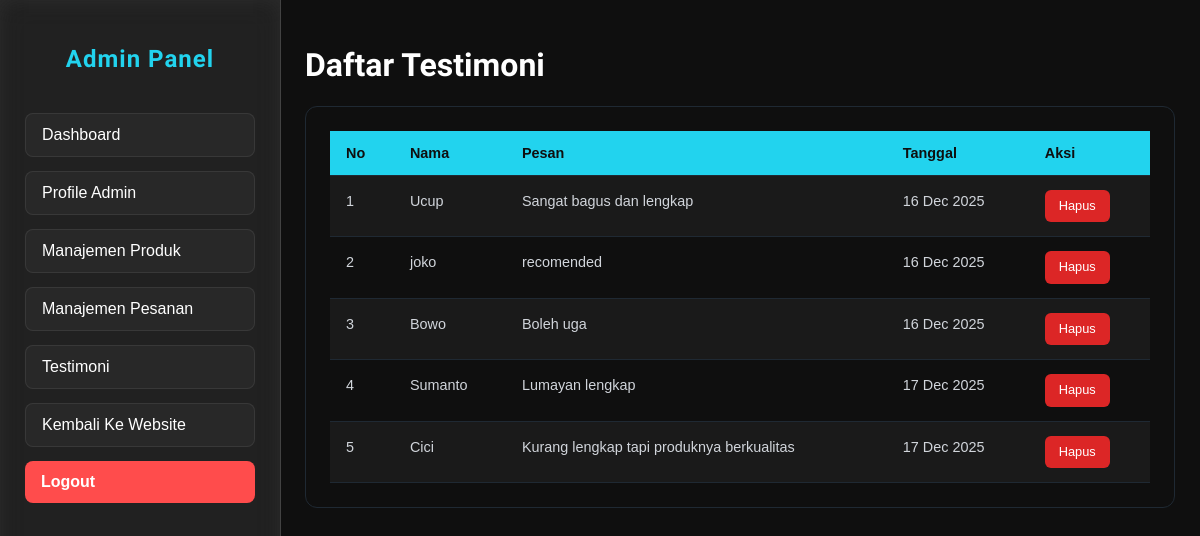
Page /pages/admin/testimoni.php on the committed database.
### tables this page shows
CREATE TABLE `testimonials` (
  `id` int(11) NOT NULL,
  `nama` varchar(50) NOT NULL,
  `pesan` text NOT NULL,
  `created_at` datetime DEFAULT current_timestamp()
);

### pages/admin/testimoni.php (the view, shortened to what this page needs)
<?php
include '../../config/koneksi.php';
$testimoni = mysqli_query(
    $conn,
    "SELECT * FROM testimonials ORDER BY created_at ASC"
);
?>
<?php include 'metaAdmin.php'; ?>
<body>
    <?php include 'sidebar.php'; ?>
    <div class="main-content">
        <div class="content-wrapper">
            <header>
                <h1>Daftar Testimoni</h1>
            </header>
            <div class="table-wrapper">
                <table>
                    <tr>
                        <th>No</th>
                        <th>Nama</th>
                        <th>Pesan</th>
                        <th>Tanggal</th>
                        <th>Aksi</th>
                    </tr>
                    <?php
                    $no = 1;
                    if ($testimoni && mysqli_num_rows($testimoni) > 0) {
                        while ($t = mysqli_fetch_assoc($testimoni)) {
                    ?>
                            <tr>
                                <td><?= $no++; ?></td>
                                <td><?= htmlspecialchars($t['nama']); ?></td>
                                <td><?= htmlspecialchars($t['pesan']); ?></td>
                                <td><?= date('d M Y', strtotime($t['created_at'])); ?></td>
                                <td>
                                    <a class="action-btn"
                                        href="../../controllers/deleteTestimoni.php?id=<?= $t['id']; ?>"
                                        onclick="return confirm('Hapus testimoni ini?')">
                                        Hapus
                                    </a>
                                </td>
                            </tr>
                        <?php
                        }
                    } ?>
                </table>
            </div>
        </div>

### assets/css/adminStyles/pesanan.css (style rules this page uses)
.table-wrapper .action-btn { display: inline-flex; align-items: center; gap: 6px; padding: 6px 14px; border-radius: 6px; font-size: 0.8rem; font-weight: 500; text-decoration: none; transition: 0.2s; white-space: nowrap; }

### assets/css/adminStyles/global.css (style rules this page uses)
:root { --color-primary: #22d3ee; --color-primary-hover: #a1e9f4; --color-secondary: #1a1a1a; --color-tertiary: #0f0f0f; --glass-bg: rgba(255, 255, 255, 0.08); --glass-border: rgba(255, 255, 255, 0.15); }
* { scroll-behavior: smooth; }
h1,h2,h3 { font-family: 'Orbitron', sans-serif; }
body { margin: 0; font-family: Arial, sans-serif; background-color: var(--color-tertiary); color: var(--color-text); }
.main-content { margin-left: 280px; color: white; transition: 0.3s ease; min-height: 100vh; display: flex; flex-direction: column; padding: 0; }
.content-wrapper { padding: 25px 25px 0 25px; flex: 1; }

### assets/css/adminStyles/testi.css (style rules this page uses)
.table-wrapper { background: var(--color-tertiary); padding: 24px; border-radius: 12px; border: 1px solid #1f2933; overflow-x: auto; }
.table-wrapper table { width: 100%; min-width: 600px; border-collapse: collapse; font-family: Arial, sans-serif; font-size: 0.9rem; color: #e5e7eb; }
.table-wrapper th { background: var(--color-primary); color: var(--color-tertiary); font-weight: 600; padding: 14px 16px; text-align: left; border-bottom: 1px solid #1f2933; }
.table-wrapper td { padding: 14px 16px; border-bottom: 1px solid #1f2933; color: #d1d5db; line-height: 1.6; vertical-align: top; word-break: break-word; max-width: 300px; }
.table-wrapper tr:nth-child(even) { background-color: var(--color-secondary); }
.table-wrapper .action-btn { display: inline-block; padding: 6px 14px; background: #dc2626; color: #ffffff; border-radius: 6px; font-size: 0.8rem; font-weight: 500; text-decoration: none; transition:0.2s; white-space: nowrap; }

### rows in the picture
testimonials: nama "Ucup", pesan "Sangat bagus dan lengkap", created_at "16 Dec 2025"
testimonials: nama "joko", pesan "recomended", created_at "16 Dec 2025"
testimonials: nama "Bowo", pesan "Boleh uga", created_at "16 Dec 2025"
testimonials: nama "Sumanto", pesan "Lumayan lengkap", created_at "17 Dec 2025"
testimonials: nama "Cici", pesan "Kurang lengkap tapi produknya berkualitas", created_at "17 Dec 2025"
